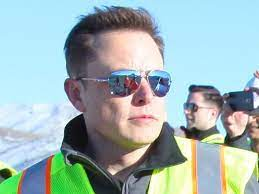
#> input picture data/test data/musk.jpg, 259 x 194 px, given in place of the camera
$ python FACE-RECOGNITION.py
#> lines starting #> are read from the running program, lines starting #| are printed output that depends on the picture; after the words box and inside, x2 and y2 are one past the last pixel; in counts of white or black regions, pixels touching at a corner belong together; pictures that were not available may be replaced by others from this repository, and a replacement may not be noted
import cv2
import os
from cv2 import FONT_HERSHEY_SIMPLEX
from cv2 import FONT_HERSHEY_DUPLEX
cam = cv2.VideoCapture(0)
#i=0
while True:

    isTrue,frame = cam.read()
#> frame is the input picture: shape (194, 259, 3); mean B, G, R 180.3, 180.1, 159
    cv2.imshow('Video',frame)

    people = []
    for i in os.listdir(r'C:\Users\RamyaJyosna\Desktop\fr\New folder\training data'):
        people.append(i)
# print(people)
# features = np.load('features.npy',allow_pickle=True)
# labels = np.load('labels.npy')

    face_recognizer = cv2.face.LBPHFaceRecognizer_create()
    face_recognizer.read("face_trained.yml")

    gray = cv2.cvtColor(frame,cv2.COLOR_BGR2GRAY)
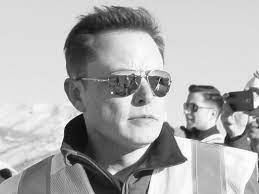
#> gray: shape (194, 259); min 1, max 255, mean 173.9

    if gray.shape>(1000,1000):
        resized_img=cv2.resize(gray,(400,400))
    else:
        resized_img=gray
    print(gray.shape)
#| (194, 259)

    haar_cascade = cv2.CascadeClassifier('haar.xml')
    face_rects = haar_cascade.detectMultiScale(resized_img,scaleFactor =1.5,minNeighbors = 2)
#> face_rects = [[105, 54, 81, 81]]

    for (x,y,w,h) in face_rects:
        faces_roi = resized_img[y:y+h,x:x+w]

        label,accuracy = face_recognizer.predict(faces_roi)
       #print(f'Label = {people[label]} , accuracy = {accuracy}')

        cv2.rectangle(resized_img,(x,y),(x+w,y+h),(255,0,0),thickness=2)

        features_roi='features.npy'
        if  (features_roi)<=('faces_roi') :
            cv2.putText(resized_img,str(people[label]),(x+3,y+3),FONT_HERSHEY_SIMPLEX,1.2,(0,255,0),thickness=2)
        else:
            cv2.putText(resized_img,str('unknown'),(x+3,y+3),FONT_HERSHEY_DUPLEX,1.2,(0,255,0),thickness=1)
        print('faces_roi:', faces_roi)

        print('features:',features_roi)


        #cv2.putText(image,str(people[label]),(x+3,y+3),FONT_HERSHEY_SIMPLEX,1.2,(0,255,0),thickness=2)
        #cv2.putText(image,str('unknown'),(x+3,y+3),FONT_HERSHEY_SIMPLEX,1.2,(0,255,0),thickness=2)

        cv2.imshow('detected face',resized_img)
        cv2.waitKey(0)
#> this loop made 1 pass
#> (x, y, w, h, label, accuracy, features_roi) on pass 1: (105, 54, 81, 81, 3, 129.5, 'features.npy')
#> (printed output is left out)
#> pass 1, `faces_roi = resized_img[y:y+h,x:x+w]`:
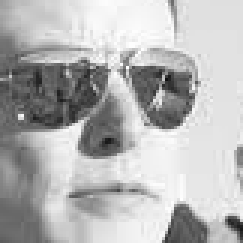
#> faces_roi: shape (81, 81) (shown 3 times larger); min 16, max 255, mean 181.2
#> pass 1, `cv2.imshow('detected face',resized_img)`:
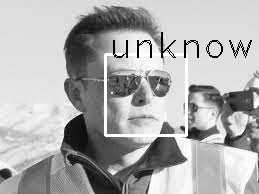
#> window 'detected face': shape (194, 259); min 0, max 255, mean 173
#> after the loop:
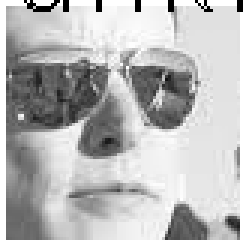
#> faces_roi: shape (81, 81) (shown 3 times larger); 7.83% of pixels changed, all inside (x1, y1, x2, y2) = (0, 0, 81, 81)
    if cv2.waitKey(0) & 0xFF==ord('d'):
#> (key Esc is pressed here)
     break

cam.release()
cv2.destroyAllWindows()
